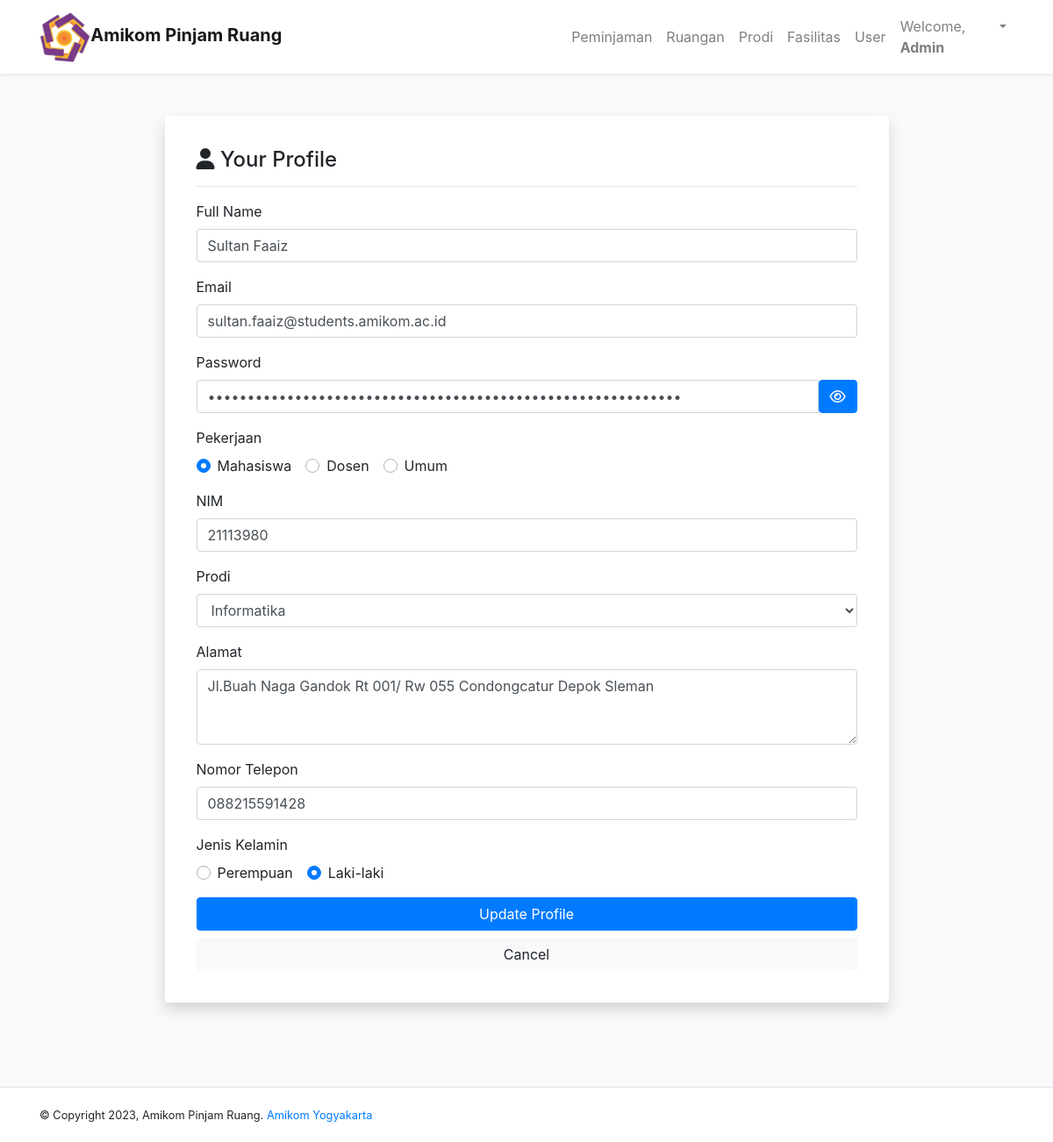
/dashboardAdmin.php?p=user&UserID=38 (signed in), run on the app's committed database.
### tables this page shows
CREATE TABLE `userruangan` (
  `UserID` int(11) NOT NULL,
  `nama` varchar(30) NOT NULL,
  `email` varchar(100) NOT NULL,
  `password` varchar(100) NOT NULL,
  `alamat` varchar(300) DEFAULT NULL,
  `role` varchar(20) DEFAULT NULL,
  `noTelp` varchar(13) DEFAULT NULL,
  `gender` char(1) DEFAULT NULL
);

CREATE TABLE `peminjam` (
  `NIM` varchar(10) DEFAULT NULL,
  `NIDN` varchar(10) DEFAULT NULL,
  `IDProdi` int(11) DEFAULT NULL,
  `UserID` int(11) NOT NULL
);

### class/class.Register.php (called while the page is built, shortened)
<?php
    class Register extends Connection{
        public $UserID = 0;
        public function SelectOneMember(){
            $sql = "SELECT * FROM userruangan WHERE UserID='$this->UserID'";
            $resultOne = mysqli_query($this->connection, $sql);
            if(mysqli_num_rows($resultOne) == 1){
                $data = mysqli_fetch_assoc($resultOne);
                $this->nama = $data['nama'];
                $this->email = $data['email'];
                $this->password = $data['password'];
                $this->alamat = $data['alamat'];
                $this->role = $data['role'];
                $this->noTelp = $data['noTelp'];
                $this->gender = $data['gender'];
            }
        }
    }
?>

### inc.koneksi.php (called while the page is built, shortened)
<?php
    class Connection{
        private $host = "localhost";
        private $user = "root";
        private $password = "";
        function connect(){
            $conn = mysqli_connect($this->host, $this->user, $this->password);
            $this->connection = $conn;
        }
    }
?>

### class/class.Peminjam.php (called while the page is built, shortened)
<?php
    class Peminjam extends Connection{
        public $UserID = 0;
        public function SelectOnePeminjam(){
            $sql = "SELECT * FROM peminjam WHERE UserID='$this->UserID'";
            $resultOne = mysqli_query($this->connection, $sql);
            if(mysqli_num_rows($resultOne) == 1){
                $data = mysqli_fetch_assoc($resultOne);
                $this->NIM = $data['NIM'];
                $this->IDProdi = $data['IDProdi'];
            }
        }
    }
?>

### class/class.Prodi.php (called while the page is built, shortened)
<?php
class Prodi extends Connection{
    public function SelectAllProdi(){
        $sql = "SELECT * FROM prodi";
        $result = mysqli_query($this->connection, $sql);
        $arrResult = Array();
        $count=0;
            while ($data = mysqli_fetch_array($result)){
                $objProdi = new Prodi();
                $objProdi->IDProdi=$data['IDProdi'];
                $objProdi->kaprodi=$data['kaprodi'];
                $objProdi->namaProdi=$data['namaProdi'];
                $arrResult[$count] = $objProdi;
                $count++;
            }
        return $arrResult;
    }
}
?>

### pages/user.php (the view, shortened to what this page needs)
<?php
    require_once('./class/class.Register.php');
    require_once('./class/class.Prodi.php');
    require_once('./class/class.Peminjam.php');
    $objProdi = new Prodi();
    $objRegister = new Register();
    $objPeminjam = new Peminjam();
    $prodiList = $objProdi->SelectAllProdi();
    if(isset($_POST['btnUpdate'])){
        $objRegister->email = $_POST['email'];
        $password = $_POST['pass'];
        $objRegister->password = password_hash($password, PASSWORD_DEFAULT);
        $objRegister->nama = $_POST['fullname'];
        $objRegister->alamat = $_POST['address'];
        $objRegister->role = $_POST['pekerjaan'];
        $objRegister->noTelp = $_POST['noTelp'];
        $objRegister->gender = $_POST['jenisKelamin'];
        $objPeminjam->UserID = $_GET['UserID'];
        $objPeminjam->NIM = $_POST['nim'];
        $objPeminjam->NIDN = $_POST['nidn'];
        $objPeminjam->IDProdi = $_POST['prodi'];
        if(isset($_GET['UserID'])){
            $objRegister->UserID = $_GET['UserID'];
            $objPeminjam->UserID =$_GET['UserID'];
            $objRegister->UpdateMember();
            $objPeminjam->UpdatePeminjam();
        }
        if($objRegister->hasil){
        echo "<script> alert('$objRegister->message'); </script>";
        echo '<script> window.location = "index.php"; </script>';
        }
    } else if (isset($_GET['UserID'])) {
        $objRegister->UserID = $_GET['UserID'];
        $objPeminjam->UserID = $_GET['UserID'];
        $objRegister->SelectOneMember();
        $objPeminjam->SelectOnePeminjam();
    }
?>
<div class="container">
    <div class="wrapper">
        <div class="row justify-content-center align-items-center " style="height:100%">
        <div class="col-md-9">
		    <div class="card shadow p-3 mb-5 mt-5 bg-white rounded border-0">
		        <div class="card-body">
		            <div class="row">
		                <div class="col-md-12">
		                    <h4><i class="fas fa-user"></i> Your Profile</h4>
		                    <hr>
		                </div>
		            </div>
		            <div class="row">
		                <div class="col-md-12">
                            <form action="" autocomplete="off" method="POST">
                                <div class="form-group">
                                    <label for="fullName">Full Name</label>
                                    <input type="text" class="form-control" name="fullname" id="fullName" value="<?php echo $objRegister->nama; ?>">
                                </div>
                                <div class="form-group">
                                    <label for="email">Email</label>
                                    <input type="email" class="form-control" name="email" id="email" value="<?php echo $objRegister->email; ?>">
                                </div>
                                <div class="form-group">
                                    <label for="pass">Password</label>
                                    <div class="input-group">
                                    <input type="password" class="form-control pwd" id="pass" name="pass" autocomplete="off" value="<?php echo $objRegister->password; ?>">
                                    <span class="input-group-btn">
                                        <button class="btn btn-primary reveal " type="button"><i class="fa fa-eye"></i></button>
                                    </span>
                                </div>
                                </div>
                                <div class="form-group" role="tab-list">
                                    <label for="pekerjaan">Pekerjaan</label></br>
                                    <?php
                                            $pekerjaan = array("Mahasiswa", "Dosen", "Umum");
                                            foreach($pekerjaan as $role) {
                                                if($objRegister->role == $role){
                                                    echo '<div class="custom-control custom-radio custom-control-inline">';
                                                    echo '<label class="custom-control-label" for="role'.$role.'">'.$role.'</label>';
                                                    echo '</div>';
                                                }else{
                                                    echo '<div class="custom-control custom-radio custom-control-inline">';
                                                    echo '<label class="custom-control-label" for="role'.$role.'">'.$role.'</label>';
                                                    echo '</div>';
                                                }
                                            }
                                        ?>
                                </div>
                                <div class="tab-content">
                                    <?php
                                        if($objRegister->role == "Mahasiswa"){
                                            echo '<div class="form-group tab-pane active" id="Mahasiswa-content">';
                                            echo '<label for="nim">NIM</label>';
                                            echo '<input type="number" class="form-control" name="nim" id="nim" value="'.$objPeminjam->NIM.'">';
                                            echo '</div>';
                                        }
                                    ?>
                                </div>
                                <div class="form-group">
                                    <label for="prodi">Prodi</label>
                                    <select name="prodi" class="form-control" id="prodi">
                                        <?php
                                            foreach($prodiList as $prodi){
                                                if ($objPeminjam->IDProdi == $prodi->IDProdi ) {
                                                    echo '<option selected value="'.$prodi->IDProdi.'">'.$prodi->namaProdi.'</option>';
                                                } else {
                                                    echo '<option value="'.$prodi->IDProdi.'">'.$prodi->namaProdi.'</option>';
                                                }
                                            }
                                        ?>
                                    </select>
                                </div>
                                <div class="form-group">
                                    <label for="address">Alamat</label>
                                    <textarea class="form-control" name="address" id="address" rows="3" style="height:100%"><?php echo $objRegister->alamat; ?></textarea>
                                </div>
                                <div class="form-group">
                                    <label for="noTelp">Nomor Telepon</label>
                                    <input type="number" class="form-control" name="noTelp" id="noTelp" value="<?php echo $objRegister->noTelp; ?>">
                                </div>
                                <div class="form-group">
                                    <label for="jenisKelamin">Jenis Kelamin</label></br>
                                        <?php
                                            $gender = array("F"=>"Perempuan", "M"=>"Laki-laki");
                                            foreach($gender as $key => $value) {
                                                if($objRegister->gender == $key){
                                                    echo '<div class="custom-control custom-radio custom-control-inline">';
                                                    echo '<label class="custom-control-label" for="laki"> '.$value.'</label>';
                                                    echo '</div>';
                                                }else{
                                                    echo '<div class="custom-control custom-radio custom-control-inline">';
                                                    echo '<label class="custom-control-label" for="perempuan"> '.$value.'</label>';
                                                    echo '</div>';
                                                }
                                            }
                                        ?>
                                </div>
                                <input type="submit" name="btnUpdate" class="btn btn-primary btn-block" value="Update Profile">
                                <a href="dashboardAdmin.php?p=adminListUser" class="btn btn-light btn-block">Cancel</a>
                            </form>
                        </div>
		            </div>
		        </div>
		    </div>
		</div>
        </div>
    </div>
</div>

### data on the page
userruangan: fullname "Sultan Faaiz", email "sultan.faaiz@students.amikom.ac.id", address "Jl.Buah Naga Gandok Rt 001/ Rw 055 Condongcatur Depok Sleman", noTelp "088215591428"
peminjam: nim "21113980"

### other printed values
$_SESSION["nama"] "Admin"
$role "Mahasiswa"
$role "Dosen"
$role "Umum"
$value "Perempuan"
$value "Laki-laki"
form field prodi "Informatika"
